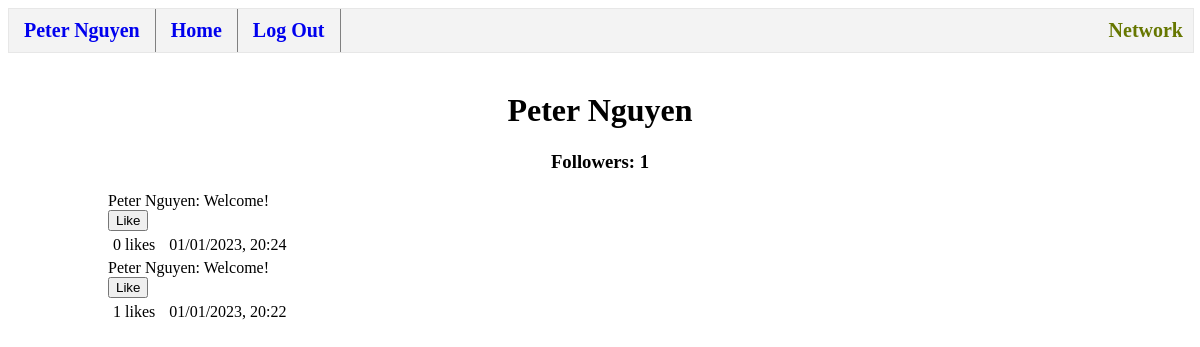
Screenshot of /profile (signed in) with the database file from the repository.
### tables this page shows
CREATE TABLE users (
    id INTEGER PRIMARY KEY AUTOINCREMENT NOT NULL,
    username TEXT NOT NULL,
    hash TEXT NOT NULL,
    followers INTEGER DEFAULT 0 NOT NULL
);

CREATE TABLE posts (
    id INTEGER PRIMARY KEY AUTOINCREMENT,
    user_id INTEGER NOT NULL,
    username TEXT NOT NULL,
    content TEXT NOT NULL,
    likes INTEGER DEFAULT 0 NOT NULL,
    datetime NUMERIC NOT NULL,
    FOREIGN KEY (user_id) REFERENCES users(id) ON DELETE CASCADE
);

### app.py (the view)
@app.route("/profile", methods=["GET", "POST"])
@login_required
def profile():
    if request.method == "GET":
        user_id = session["user_id"]
    if request.method == "POST":
        user_id = request.form.get("user_id")
    user = executeDB("SELECT * FROM users WHERE id=?", [user_id])
    posts = get_posts(user_id)
    return render_template("profile.html", user=user[0], posts=posts)

### helpers.py (called while the page is built)
def executeDB(query, arg=None):
    conn = sql.connect('network.db')
    conn.row_factory = sql.Row # "dictionary cursor"
    cur = conn.cursor()
    if arg == None:
        cur.execute(query)
    else:
        cur.execute(query, arg)
    value = cur.fetchall()
    conn.commit()
    conn.close()
    return value

def get_posts(user_id=None):
    if user_id == None:
        posts = executeDB("SELECT * FROM posts ORDER BY datetime DESC")
    else:
        posts = executeDB("SELECT * FROM posts WHERE user_id = ? ORDER BY datetime DESC", [user_id])
    return posts

def login_required(f):
    @wraps(f)
    def decorated_function(*args, **kwargs):
        if session.get("user_id") is None:
            return redirect("/login")
        return f(*args, **kwargs)
    return decorated_function

### templates/profile.html (shortened to what this page needs)
{% extends "layout.html" %}
{% block body %}
<h1 class="center">{{ user.username }} </h1>
    <h3 id="follow-count{{user.id}}" class="center">Followers: {{user.followers}}</h3>
    {% for post in posts %}
        <div>
            <div>{{ post.username + ": " + post.content }}</div>
            <form action"/like" method="post">
                <input name="like{{ post["id"] }}" type="submit" value="Like">
            </form>
            <p class="inline">{{ post["likes"] }} likes</p>
            <p class="inline">{{ post["datetime"] }}</p>
        </div>
    {% endfor %}
{% endblock %}

### static/styles.css (style rules this page uses)
.inline { margin-top: 5px; display: inline-block; margin-bottom: 5px; padding-left: 5px; padding-right: 5px; }
.center { text-align: center; }

### rows the page displays
users: username "Peter Nguyen", followers "1"
posts: username+content "Peter Nguyen: Welcome!", likes "0", datetime "01/01/2023, 20:24"
posts: username+content "Peter Nguyen: Welcome!", likes "1", datetime "01/01/2023, 20:22"

### other values shown
{{ session["username"] }} "Peter Nguyen"
